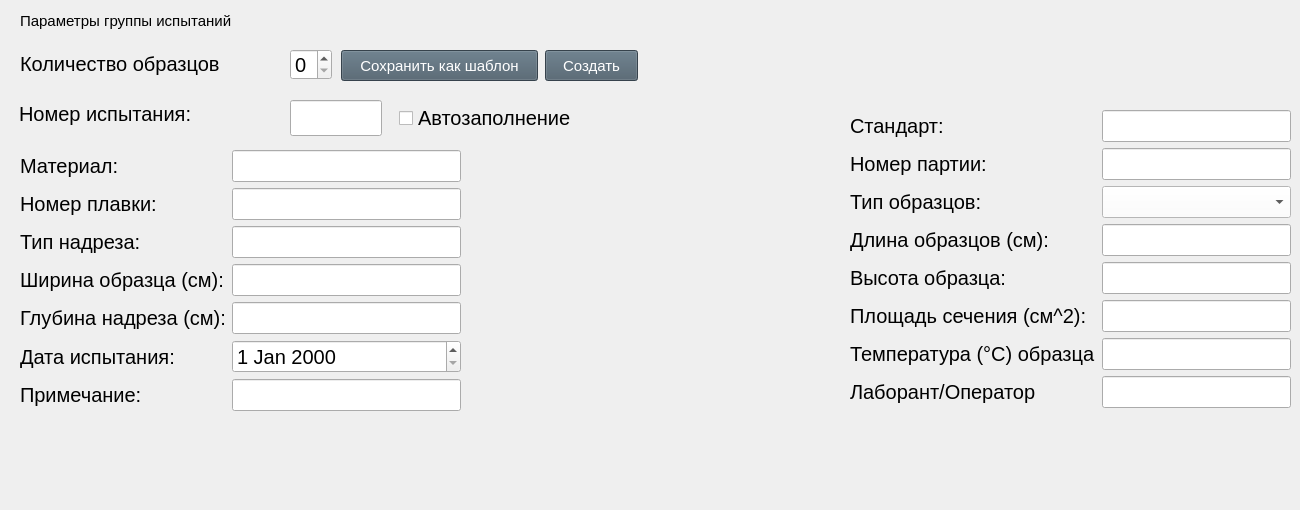
    <widget class="QWidget" name="tab">
     <attribute name="title">
      <string>Режим испытания</string>
     </attribute>
     <widget class="QLabel" name="label_9">
      <property name="geometry">
       <rect>
        <x>20</x>
        <y>10</y>
        <width>257</width>
        <height>21</height>
       </rect>
      </property>
      <property name="font">
       <font>
        <pointsize>11</pointsize>
       </font>
      </property>
      <property name="text">
       <string>Параметры группы испытаний</string>
      </property>
     </widget>
     <widget class="QLabel" name="label_10">
      <property name="geometry">
       <rect>
        <x>20</x>
        <y>49</y>
        <width>264</width>
        <height>29</height>
       </rect>
      </property>
      <property name="font">
       <font>
        <pointsize>15</pointsize>
       </font>
      </property>
      <property name="text">
       <string>Количество образцов</string>
      </property>
     </widget>
     <widget class="QLabel" name="label_11">
      <property name="geometry">
       <rect>
        <x>19</x>
        <y>99</y>
        <width>264</width>
        <height>29</height>
       </rect>
      </property>
      <property name="font">
       <font>
        <pointsize>15</pointsize>
       </font>
      </property>
      <property name="text">
       <string>Номер испытания:</string>
      </property>
     </widget>
     <widget class="QSpinBox" name="spinBox">
      <property name="geometry">
       <rect>
        <x>290</x>
        <y>49</y>
        <width>42</width>
        <height>31</height>
       </rect>
      </property>
      <property name="font">
       <font>
        <pointsize>15</pointsize>
       </font>
      </property>
     </widget>
     <widget class="QWidget" name="layoutWidget">
      <property name="geometry">
       <rect>
        <x>340</x>
        <y>40</y>
        <width>299</width>
        <height>33</height>
       </rect>
      </property>
      <layout class="QHBoxLayout" name="horizontalLayout_4"/>
     </widget>
     <widget class="QWidget" name="layoutWidget">
      <property name="geometry">
       <rect>
        <x>20</x>
        <y>150</y>
        <width>441</width>
        <height>351</height>
       </rect>
      </property>
      <layout class="QFormLayout" name="formLayout">
       <item row="0" column="0">
        <widget class="QLabel" name="label_12">
         <property name="font">
          <font>
           <pointsize>15</pointsize>
          </font>
         </property>
         <property name="text">
          <string>Материал:</string>
         </property>
        </widget>
       </item>
       <item row="0" column="1">
        <widget class="QLineEdit" name="lineEdit_2">
         <property name="font">
          <font>
           <pointsize>15</pointsize>
          </font>
         </property>
        </widget>
       </item>
       <item row="1" column="0">
        <widget class="QLabel" name="label_13">
         <property name="font">
          <font>
           <pointsize>15</pointsize>
          </font>
         </property>
         <property name="text">
          <string>Номер плавки:</string>
         </property>
        </widget>
       </item>
       <item row="1" column="1">
        <widget class="QLineEdit" name="lineEdit_3">
         <property name="font">
          <font>
           <pointsize>15</pointsize>
          </font>
         </property>
        </widget>
       </item>
       <item row="2" column="0">
        <widget class="QLabel" name="label_14">
         <property name="font">
          <font>
           <pointsize>15</pointsize>
          </font>
         </property>
         <property name="text">
          <string>Тип надреза:</string>
         </property>
        </widget>
       </item>
       <item row="2" column="1">
        <widget class="QLineEdit" name="lineEdit_4">
         <property name="font">
          <font>
           <pointsize>15</pointsize>
          </font>
         </property>
        </widget>
       </item>
       <item row="3" column="0">
        <widget class="QLabel" name="label_15">
         <property name="font">
          <font>
           <pointsize>15</pointsize>
          </font>
         </property>
         <property name="text">
          <string>Ширина образца (см):</string>
         </property>
        </widget>
       </item>
       <item row="3" column="1">
        <widget class="QLineEdit" name="lineEdit_5">
         <property name="font">
          <font>
           <pointsize>15</pointsize>
          </font>
         </property>
        </widget>
       </item>
       <item row="4" column="0">
        <widget class="QLabel" name="label_16">
         <property name="font">
          <font>
           <pointsize>15</pointsize>
          </font>
         </property>
         <property name="text">
          <string>Глубина надреза (см):</string>
         </property>
        </widget>
       </item>
       <item row="4" column="1">
        <widget class="QLineEdit" name="lineEdit_6">
         <property name="font">
          <font>
           <pointsize>15</pointsize>
          </font>
         </property>
        </widget>
       </item>
       <item row="5" column="0">
        <widget class="QLabel" name="label_17">
         <property name="font">
          <font>
           <pointsize>15</pointsize>
          </font>
         </property>
         <property name="text">
          <string>Дата испытания:</string>
         </property>
        </widget>
       </item>
       <item row="5" column="1">
        <widget class="QDateEdit" name="dateEdit">
         <property name="font">
          <font>
           <pointsize>15</pointsize>
          </font>
         </property>
        </widget>
       </item>
       <item row="6" column="1">
        <widget class="QLineEdit" name="lineEdit_7">
         <property name="font">
          <font>
           <pointsize>15</pointsize>
          </font>
         </property>
        </widget>
       </item>
       <item row="6" column="0">
        <widget class="QLabel" name="label_18">
         <property name="font">
          <font>
           <pointsize>15</pointsize>
          </font>
         </property>
         <property name="text">
          <string>Примечание:</string>
         </property>
        </widget>
       </item>
      </layout>
     </widget>
     <widget class="QWidget" name="layoutWidget">
      <property name="geometry">
       <rect>
        <x>300</x>
        <y>80</y>
        <width>312</width>
        <height>38</height>
       </rect>
      </property>
      <layout class="QHBoxLayout" name="horizontalLayout_5"/>
     </widget>
     <widget class="QWidget" name="layoutWidget">
      <property name="geometry">
       <rect>
        <x>850</x>
        <y>110</y>
        <width>441</width>
        <height>391</height>
       </rect>
      </property>
      <layout class="QFormLayout" name="formLayout_2">
       <item row="0" column="0">
        <widget class="QLabel" name="label_19">
         <property name="font">
          <font>
           <pointsize>15</pointsize>
          </font>
         </property>
         <property name="text">
          <string>Стандарт:</string>
         </property>
        </widget>
       </item>
       <item row="0" column="1">
        <widget class="QLineEdit" name="lineEdit_8">
         <property name="font">
          <font>
           <pointsize>15</pointsize>
          </font>
         </property>
        </widget>
       </item>
       <item row="1" column="0">
        <widget class="QLabel" name="label_20">
         <property name="font">
          <font>
           <pointsize>15</pointsize>
          </font>
         </property>
         <property name="text">
          <string>Номер партии:</string>
         </property>
        </widget>
       </item>
       <item row="1" column="1">
        <widget class="QLineEdit" name="lineEdit_9">
         <property name="font">
          <font>
           <pointsize>15</pointsize>
          </font>
         </property>
        </widget>
       </item>
       <item row="2" column="0">
        <widget class="QLabel" name="label_21">
         <property name="font">
          <font>
           <pointsize>15</pointsize>
          </font>
         </property>
         <property name="text">
          <string>Тип образцов:</string>
         </property>
        </widget>
       </item>
       <item row="2" column="1">
        <widget class="QComboBox" name="comboBox">
         <property name="font">
          <font>
           <pointsize>15</pointsize>
          </font>
         </property>
         <property name="styleSheet">
          <string notr="true">background-color: rgb(255, 255, 255);</string>
         </property>
        </widget>
       </item>
       <item row="3" column="0">
        <widget class="QLabel" name="label_22">
         <property name="font">
          <font>
           <pointsize>15</pointsize>
          </font>
         </property>
         <property name="text">
          <string>Длина образцов (см):</string>
         </property>
        </widget>
       </item>
       <item row="3" column="1">
        <widget class="QLineEdit" name="lineEdit_10">
         <property name="font">
          <font>
           <pointsize>15</pointsize>
          </font>
         </property>
        </widget>
       </item>
       <item row="4" column="0">
        <widget class="QLabel" name="label_23">
         <property name="font">
          <font>
           <pointsize>15</pointsize>
          </font>
         </property>
         <property name="text">
          <string>Высота образца:</string>
         </property>
        </widget>
       </item>
       <item row="5" column="0">
        <widget class="QLabel" name="label_24">
         <property name="font">
          <font>
           <pointsize>15</pointsize>
          </font>
         </property>
         <property name="text">
          <string>Площадь сечения (см^2):</string>
         </property>
        </widget>
       </item>
       <item row="5" column="1">
        <widget class="QLineEdit" name="lineEdit_12">
         <property name="font">
          <font>
           <pointsize>15</pointsize>
          </font>
         </property>
        </widget>
       </item>
       <item row="6" column="0">
        <widget class="QLabel" name="label_25">
         <property name="font">
          <font>
           <pointsize>15</pointsize>
          </font>
         </property>
         <property name="text">
          <string>Температура (°С) образца</string>
         </property>
        </widget>
       </item>
       <item row="6" column="1">
        <widget class="QLineEdit" name="lineEdit_13">
         <property name="font">
          <font>
           <pointsize>15</pointsize>
          </font>
         </property>
        </widget>
       </item>
       <item row="7" column="0">
        <widget class="QLabel" name="label_26">
         <property name="font">
          <font>
           <pointsize>15</pointsize>
          </font>
         </property>
         <property name="text">
          <string>Лаборант/Оператор</string>
         </property>
        </widget>
       </item>
       <item row="7" column="1">
        <widget class="QLineEdit" name="lineEdit_14">
         <property name="font">
          <font>
           <pointsize>15</pointsize>
          </font>
         </property>
        </widget>
       </item>
       <item row="4" column="1">
        <widget class="QLineEdit" name="lineEdit_11">
         <property name="font">
          <font>
           <pointsize>15</pointsize>
          </font>
         </property>
        </widget>
       </item>
      </layout>
     </widget>
     <widget class="QCheckBox" name="checkBox">
      <property name="geometry">
       <rect>
        <x>399</x>
        <y>100</y>
        <width>211</width>
        <height>36</height>
       </rect>
      </property>
      <property name="sizePolicy">
       <sizepolicy hsizetype="Minimum" vsizetype="Preferred">
        <horstretch>0</horstretch>
        <verstretch>0</verstretch>
       </sizepolicy>
      </property>
      <property name="font">
       <font>
        <pointsize>15</pointsize>
       </font>
      </property>
      <property name="text">
       <string>Автозаполнение</string>
      </property>
     </widget>
     <widget class="QLineEdit" name="lineEdit">
      <property name="geometry">
       <rect>
        <x>290</x>
        <y>100</y>
        <width>92</width>
        <height>36</height>
       </rect>
      </property>
      <property name="font">
       <font>
        <pointsize>15</pointsize>
       </font>
      </property>
     </widget>
     <widget class="QPushButton" name="pushButton_10">
      <property name="geometry">
       <rect>
        <x>545</x>
        <y>50</y>
        <width>93</width>
        <height>31</height>
       </rect>
      </property>
      <property name="font">
       <font>
        <pointsize>11</pointsize>
       </font>
      </property>
      <property name="styleSheet">
       <string notr="true">background-color: rgb(75, 93, 106);
color: rgb(255, 255, 255);</string>
      </property>
      <property name="text">
       <string>Создать</string>
      </property>
     </widget>
     <widget class="QPushButton" name="pushButton_9">
      <property name="geometry">
       <rect>
        <x>341</x>
        <y>50</y>
        <width>197</width>
        <height>31</height>
       </rect>
      </property>
      <property name="font">
       <font>
        <pointsize>11</pointsize>
       </font>
      </property>
      <property name="styleSheet">
       <string notr="true">background-color: rgb(75, 93, 106);
color: rgb(255, 255, 255);</string>
      </property>
      <property name="text">
       <string>Сохранить как шаблон</string>
      </property>
     </widget>
    </widget>
